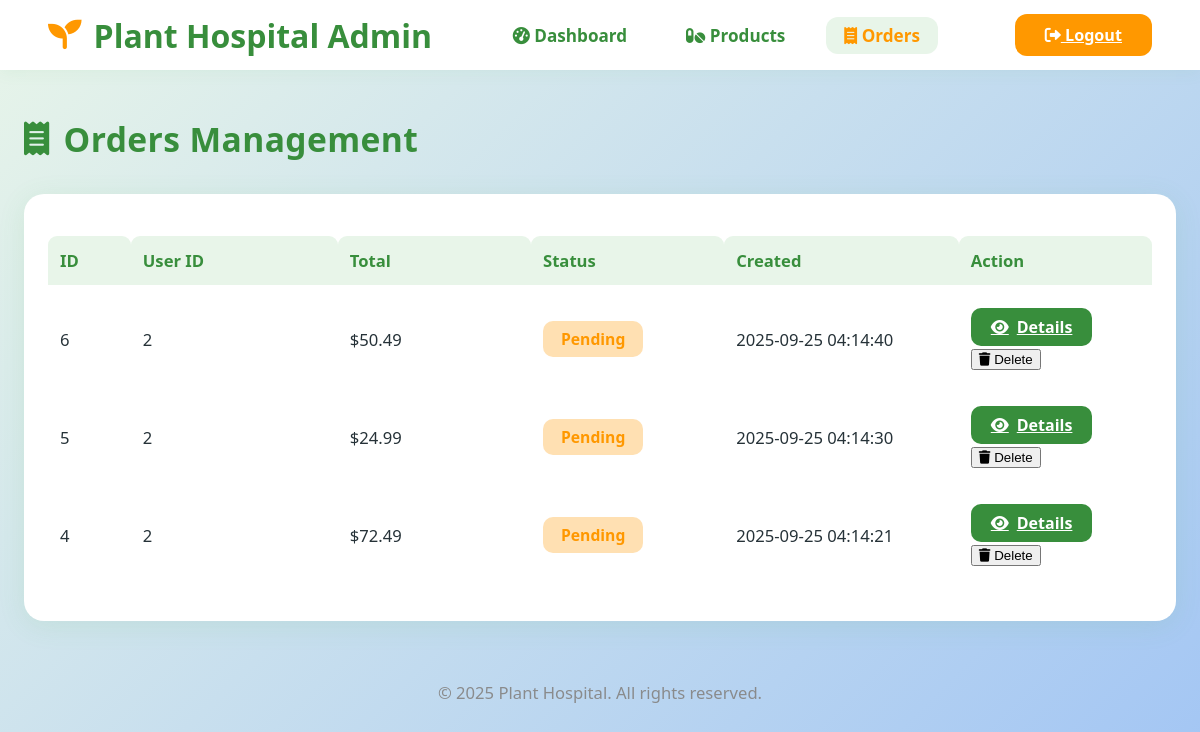
Page /admin/orders (signed in) on the committed database.
### tables this page shows
CREATE TABLE orders (
  id INTEGER PRIMARY KEY AUTOINCREMENT,
  user_id INTEGER,
  total REAL,
  status TEXT DEFAULT 'pending', -- pending/paid/cancelled
  created_at TIMESTAMP DEFAULT CURRENT_TIMESTAMP
);

### flaskr/admin.py (the view)
@bp.route('/orders')
@admin_required
def orders():
    db = get_db()
    orders = db.execute('SELECT * FROM orders ORDER BY created_at DESC').fetchall()
    return render_template('admin/orders.html', orders=orders)

### flaskr/admin.py (called while the page is built)
def admin_required(view):
    from functools import wraps
    def wrapped_view(**kwargs):
        if not session.get('user_id') == 1:
            return redirect(url_for('auth.login'))
        return view(**kwargs)
    return wraps(view)(wrapped_view)

### flaskr/auth.py (called while the page is built)
@bp.before_app_request
def load_logged_in_user():
    user_id = session.get('user_id')
    if user_id is None:
        g.user = None
    else:
        g.user = get_db().execute(
            'SELECT * FROM user WHERE id = ?', (user_id,)
        ).fetchone()

### flaskr/db.py (called while the page is built)
def get_db():
    if 'db' not in g:
        g.db = sqlite3.connect(
            current_app.config['DATABASE'],
            detect_types=sqlite3.PARSE_DECLTYPES
        )
        g.db.row_factory = sqlite3.Row
    return g.db

### flaskr/templates/admin/orders.html (shortened to what this page needs)
<!DOCTYPE html>
<html lang="en">
  <head>
    <link
      rel="stylesheet"
      href="https://cdnjs.cloudflare.com/ajax/libs/font-awesome/6.0.0-beta3/css/all.min.css"
    />
  </head>
  <body>
    <header class="admin-header">
      <div class="logo">
        <i class="fas fa-seedling"></i> Plant Hospital Admin
      </div>
      <nav class="nav-menu">
        <a href="{{ url_for('admin.dashboard') }}"
          ><i class="fas fa-tachometer-alt"></i> Dashboard</a
        >
        <a href="{{ url_for('admin.products') }}"
          ><i class="fas fa-pills"></i> Products</a
        >
        <a href="{{ url_for('admin.orders') }}" class="active"
          ><i class="fas fa-receipt"></i> Orders</a
        >
      </nav>
      <a href="{{ url_for('auth.logout') }}" class="logout-btn"
        ><i class="fas fa-sign-out-alt"></i> Logout</a
      >
    </header>
    <main class="admin-main">
      <div class="page-title">
        <i class="fas fa-receipt"></i> Orders Management
      </div>
      <div class="orders-table-card">
        <table>
          <tr>
            <th style="width: 6%">ID</th>
            <th style="width: 15%">User ID</th>
            <th style="width: 14%">Total</th>
            <th style="width: 14%">Status</th>
            <th style="width: 17%">Created</th>
            <th style="width: 14%">Action</th>
          </tr>
          {% for o in orders %}
          <tr>
            <td>{{ o['id'] }}</td>
            <td>{{ o['user_id'] }}</td>
            <td>${{ '%.2f' % (o['total'] or 0) }}</td>
            <td>
              <span class="status-badge {{ o['status']|lower }}"
                >{{ o['status'].capitalize() }}</span
              >
            </td>
            <td>{{ o['created_at'] }}</td>
            <td>
              <a
                href="{{ url_for('admin.order_detail', order_id=o['id']) }}"
                class="btn-detail"
                ><i class="fas fa-eye"></i> Details</a
              >
              <form
                method="post"
                action="{{ url_for('admin.delete_order', order_id=o['id']) }}"
                style="display: inline"
                onsubmit="return confirm('Delete this order?');"
              >
                <button><i class="fas fa-trash"></i> Delete</button>
              </form>
            </td>
          </tr>
          {% else %}
          <tr>
            <td colspan="6" style="text-align: center; color: #aaa">
              No orders found.
            </td>
          </tr>
          {% endfor %}
        </table>
      </div>
      <div class="footer">&copy; 2025 Plant Hospital. All rights reserved.</div>
    </main>
  </body>
</html>

### flaskr/templates/admin/orders.html (style rules this page uses)
body { font-family: "Segoe UI", Arial, sans-serif; background: linear-gradient(135deg, #e8f5e9 0%, #a2c5f4 100%); color: #263238; margin: 0; min-height: 100vh; }
.admin-header { background: #fff; padding: 0 4vw; height: 70px; display: flex; align-items: center; justify-content: space-between; box-shadow: 0 2px 16px #4caf5012; }
.admin-header .logo { font-size: 2rem; font-weight: 800; color: #388e3c; display: flex; align-items: center; gap: 12px; }
.admin-header .logo i { color: #ff9800; font-size: 2.1rem; }
.nav-menu { display: flex; gap: 23px; align-items: center; }
.nav-menu a { text-decoration: none; color: #388e3c; font-size: 1.07rem; font-weight: 600; padding: 7px 18px; border-radius: 12px; transition: background 0.18s, color 0.18s; }
.nav-menu a.active, .nav-menu a:hover { background: #e8f5e9; color: #ff9800; }
.admin-header .logout-btn { background: #ff9800; color: #fff; border: none; border-radius: 12px; padding: 10px 30px; font-weight: 600; font-size: 1.01rem; cursor: pointer; transition: background 0.2s; margin-left: 14px; }
.admin-main { max-width: 1200px; margin: 46px auto 0 auto; padding: 0 2vw 36px 2vw; }
.page-title { font-size: 2.1rem; color: #388e3c; font-weight: 800; margin-bottom: 32px; display: flex; align-items: center; gap: 14px; letter-spacing: 0.4px; }
.orders-table-card { background: #fff; border-radius: 20px; box-shadow: 0 5px 28px #4caf501b; padding: 32px 24px; margin-bottom: 38px; overflow-x: auto; }
table { width: 100%; border-collapse: separate; border-spacing: 0 10px; font-size: 1.04rem; }
th, td { text-align: left; padding: 13px 12px; }
th { background: #e8f5e9; color: #388e3c; font-weight: 700; border-radius: 9px 9px 0 0; }
td { background: #fff; border-radius: 8px; }
.status-badge { display: inline-block; border-radius: 10px; font-size: 0.98rem; font-weight: 700; padding: 7px 18px; }
.status-badge.pending { background: #ffe0b2; color: #ff9800; }
.btn-detail { background: #388e3c; color: #fff; border: none; border-radius: 10px; padding: 8px 20px; font-size: 1rem; cursor: pointer; font-weight: 600; transition: background 0.18s; display: inline-flex; align-items: center; gap: 8px; }
.footer { margin-top: 60px; color: #888; text-align: center; font-size: 1.04rem; opacity: 0.96; }

### rows in the picture
orders: id "6", user_id "2", total "50.49", status "Pending", created_at "2025-09-25 04:14:40"
orders: id "5", user_id "2", total "24.99", status "Pending", created_at "2025-09-25 04:14:30"
orders: id "4", user_id "2", total "72.49", status "Pending", created_at "2025-09-25 04:14:21"
